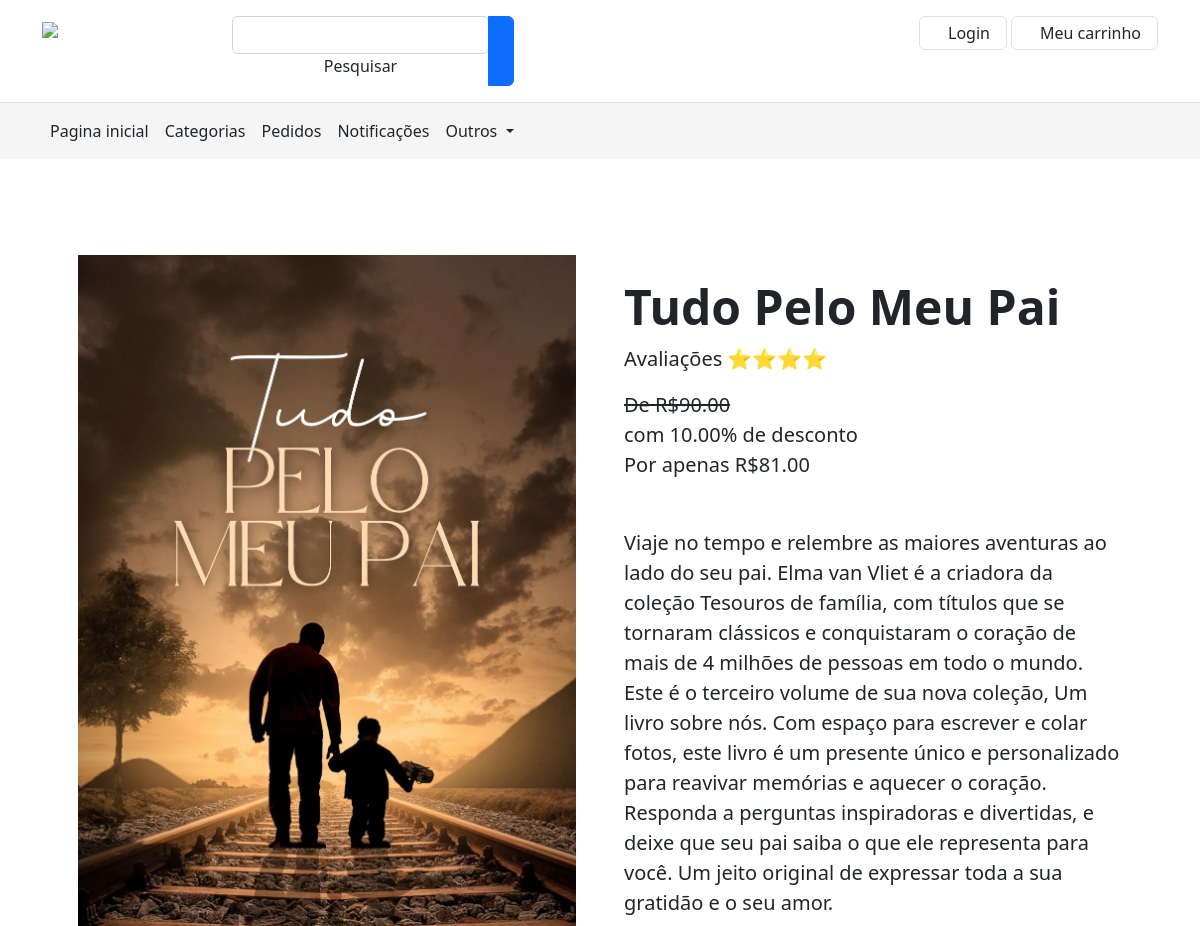
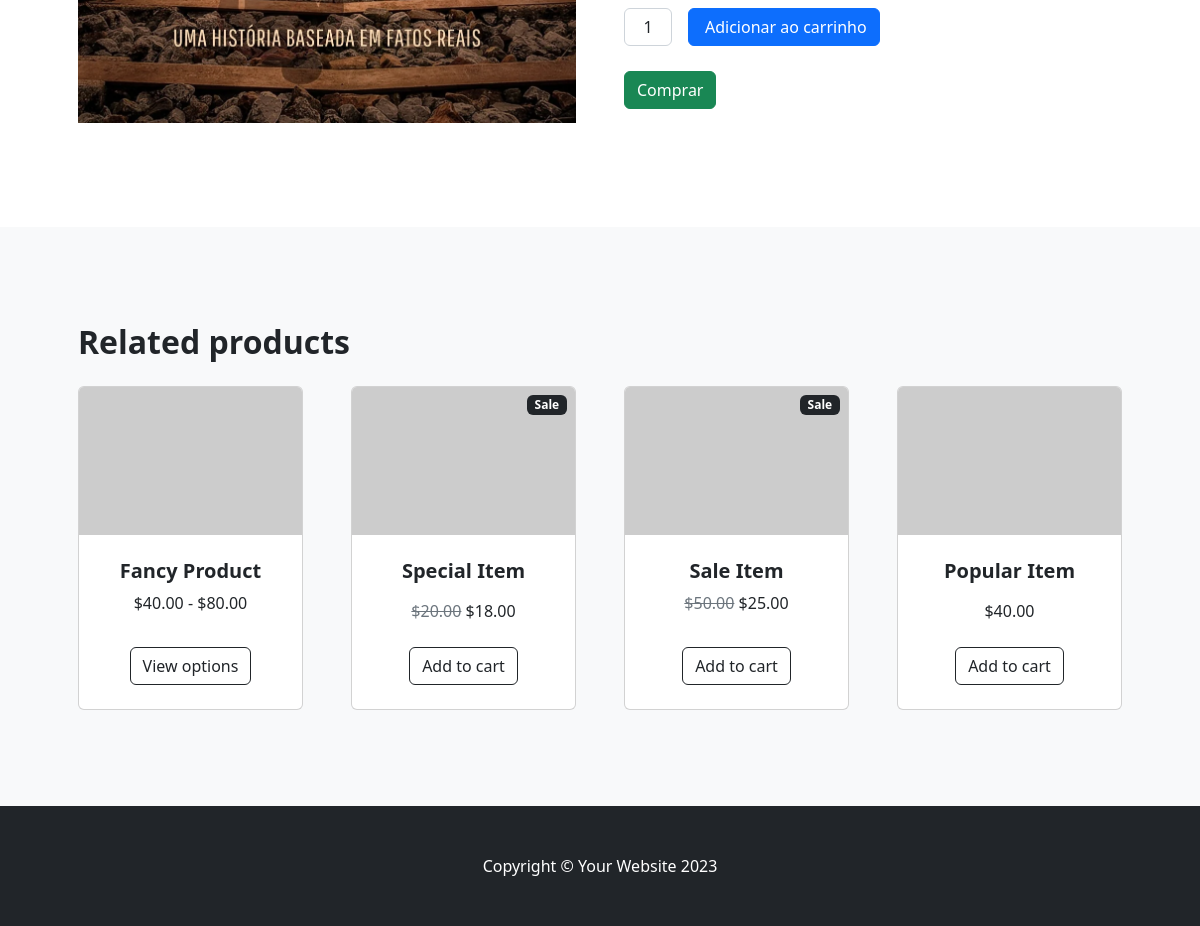
The app's page /detalhar/6 with its own data (2 pictures, top to bottom).
### produtos/models.py (models this page shows, shortened)
class Produto(models.Model):
    nome = models.CharField(max_length=250)
    preco = models.DecimalField(max_digits=10, decimal_places=2, default=0)
    imagem = models.ImageField(upload_to="produtos/")
    categoria = models.ForeignKey(Categoria, on_delete=models.PROTECT)
    criado_em = models.DateTimeField(auto_now_add=True)
    desconto = models.DecimalField(max_digits=5, decimal_places=2, default=0)
    descricao = models.TextField(max_length=9999, default=0)
    def discoutend_price(self):
        discounted = self.preco - (self.preco * (self.desconto / 100))
        return round(discounted, 2)

### produtos/views.py (the view)
# urls.py: path("detalhar/<int:id>", views.detalhar_produtos, name="detalhar_produto"),
def detalhar_produtos(request, id):
    product = Produto.objects.get(pk=id)
    return render(request, "produtos/detalhar_produto.html", {"produto": product})

### produtos/templates/produtos/detalhar_produto.html (shortened to what this page needs)
<!DOCTYPE html>
<html lang="pt-br">
<head>
    <link href="https://cdn.jsdelivr.net/npm/bootstrap@5.0.2/dist/css/bootstrap.min.css" rel="stylesheet"
 />
    <link href="css/detalhar.css" rel="stylesheet" />
</head>
<body>
    <header>
        <div class="p-3 text-center bg-white border-bottom">
            <div class="container">
                <div class="row gy-3">
                    <div class="col-lg-2 col-sm-4 col-4">
                        <a href="https://mdbootstrap.com/" target="_blank" class="float-start">
                            <img src="https://mdbootstrap.com/img/logo/mdb-transaprent-noshadows.png" height="35" />
                        </a>
                    </div>
                    <div class="order-lg-last col-lg-5 col-sm-8 col-8">
                        <div class="d-flex float-end">
                            <a href="{% url 'clientes:login' %}"
                                class="me-1 border rounded py-1 px-3 nav-link d-flex align-items-center">
                                <p class="d-none d-md-block mb-0">Login</p>
                            </a>
                            <a href="#" class="border rounded py-1 px-3 nav-link d-flex align-items-center"
                                target="_blank">
                                <p class="d-none d-md-block mb-0">Meu carrinho</p>
                            </a>
                        </div>
                    </div>
                    <div class="col-lg-5 col-md-12 col-12">
                        <div class="input-group float-center">
                            <div class="form-outline">
                                <input type="search" id="form1" class="form-control" />
                                <label class="form-label" for="form1">Pesquisar</label>
                            </div>
                            <button type="button" class="btn btn-primary shadow-0">
                            </button>
                        </div>
                    </div>
                </div>
            </div>
        </div>
        <nav class="navbar navbar-expand-lg navbar-light" style="background-color: #f5f5f5">
            <div class="container justify-content-center justify-content-md-between">
                <div class="collapse navbar-collapse" id="navbarLeftAlignExample">
                    <ul class="navbar-nav me-auto mb-2 mb-lg-0">
                        <li class="nav-item">
                            <a class="nav-link text-dark" aria-current="page"
                                href="{% url 'produtos:principal' %}">Pagina inicial</a>
                        </li>
                        <li class="nav-item">
                            <a class="nav-link text-dark" href="#">Categorias</a>
                        </li>
                        <li class="nav-item">
                            <a class="nav-link text-dark" href="#">Pedidos</a>
                        </li>
                        <li class="nav-item">
                            <a class="nav-link text-dark" href="#">Notificações</a>
                        </li>
                        <li class="nav-item dropdown">
                            <a class="nav-link dropdown-toggle text-dark mb-0" href="#" id="navbarDropdown"
                                role="button" data-mdb-toggle="dropdown" aria-expanded="false">
                                Outros
                            </a>
                        </li>
                    </ul>
                </div>
            </div>
        </nav>
        <section class="py-5">
            <div class="container px-4 px-lg-5 my-5">
                <div class="row gx-4 gx-lg-5 align-items-center">
                    <div class="col-md-6">
                        <img class="card-img-top mb-3 mb-md-2" src="media/{{produto.imagem}}" alt="img" />
                    </div>
                    <div class="col-md-6">
                        <h1 class="display-5 fw-bolder"> {{ produto.nome }}</h1>
                        <div class="fs-5 mb-5">
                            {% if produto.desconto != 0  %}
                                <p>Avaliações &#11088;&#11088;&#11088;&#11088;</p>
                                <span class="text-decoration-line-through">De R${{ produto.preco }}</span><br>
                                <span> com {{ produto.desconto }}% de desconto</span><br>
                                <span> Por apenas R${{ produto.discoutend_price }}</span>
                            {%else%}
                                <p>Avaliações &#11088;&#11088;&#11088;&#11088;</p>
                                <span>Por apenas R${{ produto.preco }}</span><br>
                            {%endif%}
                        </div>
                        <p class="lead">{{ produto.descricao }}</p>
                        <div class="d-flex">
                            <input class="form-control text-center me-3" id="inputQuantity" type="num" value="1"
                                style="max-width: 3rem" />
                            <button class="btn btn-primary flex-shrink-0" type="button">
                                Adicionar ao carrinho
                            </button>
                        </div>
                        <div style="margin-top: 25px;">
                            <button type="button" class="btn btn-success">Comprar</button>
                        </div>
                    </div>
                </div>
            </div>
        </section>
        <section class="py-5 bg-light">
            <div class="container px-4 px-lg-5 mt-5">
                <h2 class="fw-bolder mb-4">Related products</h2>
                <div class="row gx-4 gx-lg-5 row-cols-2 row-cols-md-3 row-cols-xl-4 justify-content-center">
                    <div class="col mb-5">
                        <div class="card h-100">
                            <img class="card-img-top" src="https://dummyimage.com/450x300/dee2e6/6c757d.jpg"
                                alt="..." />
                            <div class="card-body p-4">
                                <div class="text-center">
                                    <h5 class="fw-bolder">Fancy Product</h5>
                                    $40.00 - $80.00
                                </div>
                            </div>
                            <div class="card-footer p-4 pt-0 border-top-0 bg-transparent">
                                <div class="text-center">
                                    <a class="btn btn-outline-dark mt-auto" href="#">View options</a>
                                </div>
                            </div>
                        </div>
                    </div>
                    <div class="col mb-5">
                        <div class="card h-100">
                            <div class="badge bg-dark text-white position-absolute" style="top: 0.5rem; right: 0.5rem">
                                Sale
                            </div>
                            <img class="card-img-top" src="https://dummyimage.com/450x300/dee2e6/6c757d.jpg"
                                alt="..." />
                            <div class="card-body p-4">
                                <div class="text-center">
                                    <h5 class="fw-bolder">Special Item</h5>
                                    <span class="text-muted text-decoration-line-through">$20.00</span>
                                    $18.00
                                </div>
                            </div>
                            <div class="card-footer p-4 pt-0 border-top-0 bg-transparent">
                                <div class="text-center">
                                    <a class="btn btn-outline-dark mt-auto" href="#">Add to cart</a>
                                </div>
                            </div>
                        </div>
                    </div>
                    <div class="col mb-5">
                        <div class="card h-100">
                            <div class="badge bg-dark text-white position-absolute" style="top: 0.5rem; right: 0.5rem">
                                Sale
                            </div>
                            <img class="card-img-top" src="https://dummyimage.com/450x300/dee2e6/6c757d.jpg"
                                alt="..." />
                            <div class="card-body p-4">
                                <div class="text-center">
                                    <h5 class="fw-bolder">Sale Item</h5>
                                    <span class="text-muted text-decoration-line-through">$50.00</span>
                                    $25.00
                                </div>
                            </div>
                            <div class="card-footer p-4 pt-0 border-top-0 bg-transparent">
                                <div class="text-center">
                                    <a class="btn btn-outline-dark mt-auto" href="#">Add to cart</a>
                                </div>
                            </div>
                        </div>
                    </div>
                    <div class="col mb-5">
                        <div class="card h-100">
                            <img class="card-img-top" src="https://dummyimage.com/450x300/dee2e6/6c757d.jpg"
                                alt="..." />
                            <div class="card-body p-4">
                                <div class="text-center">
                                    <h5 class="fw-bolder">Popular Item</h5>
                                    $40.00
                                </div>
                            </div>
                            <div class="card-footer p-4 pt-0 border-top-0 bg-transparent">
                                <div class="text-center">
                                    <a class="btn btn-outline-dark mt-auto" href="#">Add to cart</a>
                                </div>
                            </div>
                        </div>
                    </div>
                </div>
            </div>
        </section>
        <footer class="py-5 bg-dark">
            <div class="container">
                <p class="m-0 text-center text-white">
                    Copyright &copy; Your Website 2023
                </p>
            </div>
        </footer>
    </header>
</body>
</html>

### records on screen
Produto: imagem (picture), nome "Tudo Pelo Meu Pai", preco "90.00", desconto "10.00", discoutend_price "81.00", descricao "Viaje no tempo e relembre as maiores aventuras ao lado do seu pai. Elma van Vliet é a criadora da coleção Tesouros de família, com títulos que se tornaram clássicos e conquistaram o coração de mais de 4 milhões de pessoas em todo o mundo. Este é o terceiro volume de sua nova coleção, Um livro sobre nós. Com espaço para escrever e colar fotos, este livro é um presente único e personalizado para reavivar memórias e aquecer o coração. Responda a perguntas inspiradoras e divertidas, e deixe que seu pai saiba o que ele representa para você. Um jeito original de expressar toda a sua gratidão e o seu amor."
